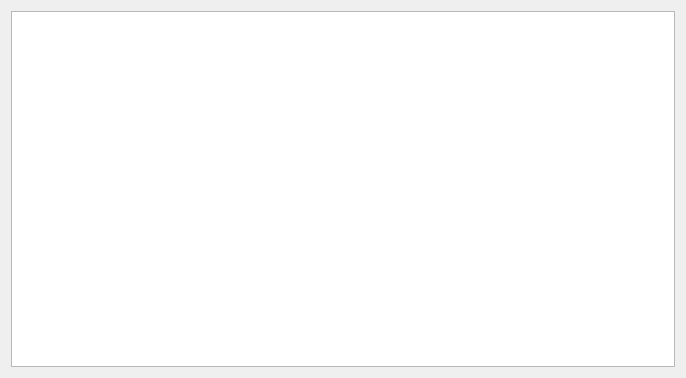
<?xml version="1.0" encoding="UTF-8"?>
<ui version="4.0">
 <class>Widget</class>
 <widget class="QWidget" name="Widget">
  <property name="geometry">
   <rect>
    <x>0</x>
    <y>0</y>
    <width>686</width>
    <height>378</height>
   </rect>
  </property>
  <property name="windowTitle">
   <string>Widget</string>
  </property>
  <layout class="QGridLayout" name="gridLayout">
   <item row="0" column="0">
    <widget class="QTableView" name="tableView"/>
   </item>
  </layout>
 </widget>
 <resources/>
 <connections/>
</ui>
